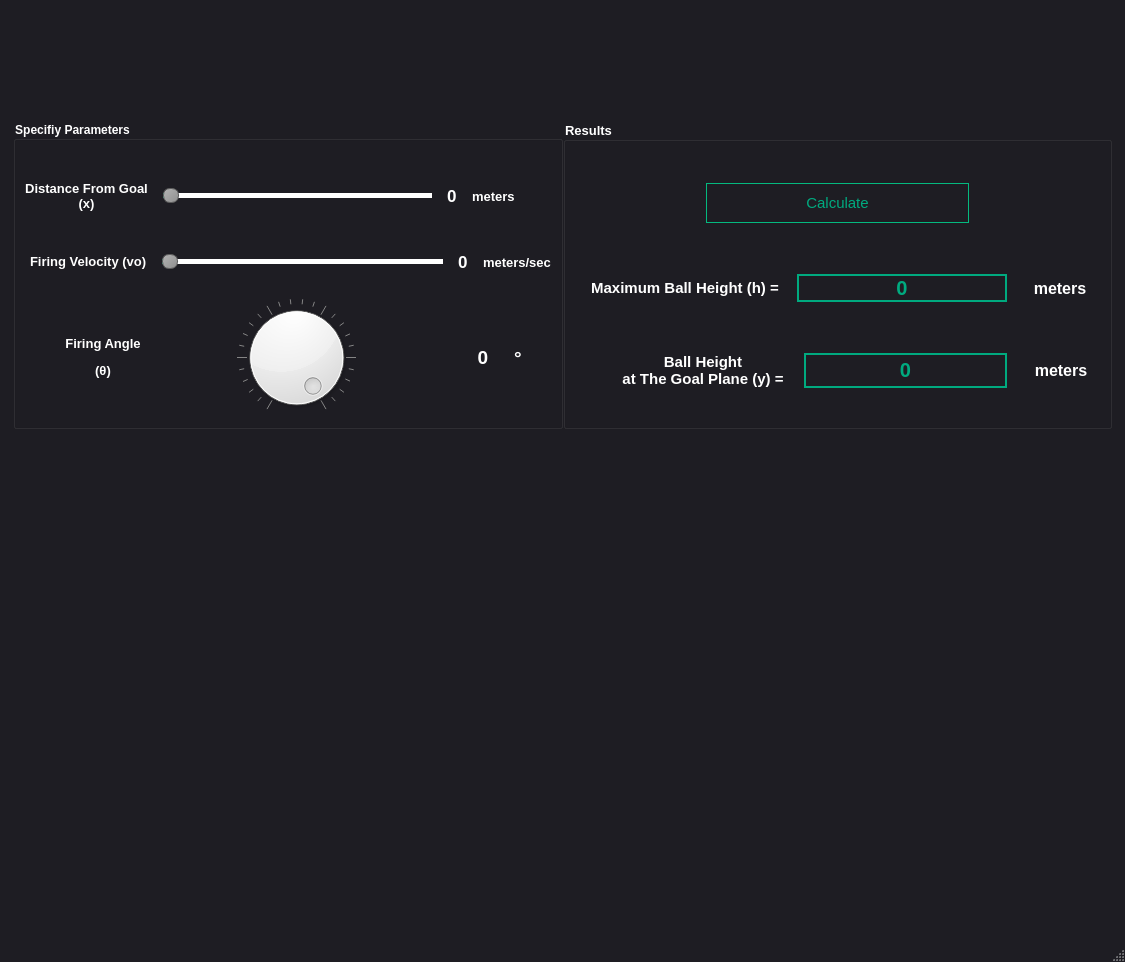
<?xml version="1.0" encoding="UTF-8"?>
<ui version="4.0">
 <class>MainWindow</class>
 <widget class="QMainWindow" name="MainWindow">
  <property name="geometry">
   <rect>
    <x>0</x>
    <y>0</y>
    <width>1125</width>
    <height>962</height>
   </rect>
  </property>
  <property name="windowTitle">
   <string>Projectile Simulator</string>
  </property>
  <property name="windowIcon">
   <iconset>
    <normaloff>Icons/football2.png</normaloff>Icons/football2.png</iconset>
  </property>
  <property name="styleSheet">
   <string notr="true">/*
Material Dark Style Sheet for QT Applications
Author: Jaime A. Quiroga P.
Inspired on https://github.com/jxfwinter/qt-material-stylesheet
Company: GTRONICK
Last updated: 04/12/2018, 15:00.
Available at: https://github.com/GTRONICK/QSS/blob/master/MaterialDark.qss
*/
QMainWindow {
	background-color:#1e1d23;
}
QDialog {
	background-color:#1e1d23;
}
QColorDialog {
	background-color:#1e1d23;
}
QTextEdit {
	background-color:#1e1d23;
	color: #a9b7c6;
}
QPlainTextEdit {
	selection-background-color:#007b50;
	background-color:#1e1d23;
	border-style: solid;
	border-top-color: transparent;
	border-right-color: transparent;
	border-left-color: transparent;
	border-bottom-color: transparent;
	border-width: 1px;
	color: #a9b7c6;
}
QPushButton{
	border-style: solid;
	border-top-color:#04b97f;
	border-right-color: #04b97f;
	border-left-color:#04b97f;
	border-bottom-color: #04b97f;
	border-width: 1px;
	border-style: solid;
	color: #a9b7c6;
	padding: 2px;
	background-color: #1e1d23;
}
QPushButton::default{
	border-style: inset;
	border-top-color: #04b97f;
	border-right-color: #04b97f;
	border-left-color: #04b97f;
	border-bottom-color: #04b97f;
	border-width: 1px;
	color: #a9b7c6;
	padding: 2px;
	background-color: #1e1d23;
}
QToolButton {
	border-style: solid;
	border-top-color: transparent;
	border-right-color: transparent;
	border-left-color: transparent;
	border-bottom-color: #04b97f;
	border-bottom-width: 1px;
	border-style: solid;
	color: #a9b7c6;
	padding: 2px;
	background-color: #1e1d23;
}
QToolButton:hover{
	border-style: solid;
	border-top-color: transparent;
	border-right-color: transparent;
	border-left-color: transparent;
	border-bottom-color: #37efba;
	border-bottom-width: 2px;
	border-style: solid;
	color: #FFFFFF;
	padding-bottom: 1px;
	background-color: #1e1d23;
}
QPushButton:hover{
	border-style: solid;
	border-top-color: #37efba;
	border-right-color: #37efba;
	border-left-color: #37efba;
	border-bottom-color: #37efba;
	border-bottom-width: 1px;
	border-style: solid;
	color: #FFFFFF;
	padding-bottom: 2px;
	background-color: #1e1d23;
}
QPushButton:pressed{
	border-style: solid;
	border-top-color: transparent;
	border-right-color: transparent;
	border-left-color: transparent;
	border-bottom-color: #37efba;
	border-bottom-width: 2px;
	border-style: solid;
	color: #37efba;
	padding-bottom: 1px;
	background-color: #1e1d23;
}
QPushButton:disabled{
	border-style: solid;
	border-top-color: transparent;
	border-right-color: transparent;
	border-left-color: transparent;
	border-bottom-color: #808086;
	border-bottom-width: 2px;
	border-style: solid;
	color: #808086;
	padding-bottom: 1px;
	background-color: #1e1d23;
}
QLineEdit {
	border-width: 1px; border-radius: 4px;
	border-color: rgb(58, 58, 58);
	border-style: inset;
	padding: 0 8px;
	color: #a9b7c6;
	background:#1e1d23;
	selection-background-color:#007b50;
	selection-color: #FFFFFF;
}
QLabel {
	color: #a9b7c6;
}
QLCDNumber {
	color: #37e6b4;
}
QProgressBar {
	text-align: center;
	color: rgb(240, 240, 240);
	border-width: 1px; 
	border-radius: 10px;
	border-color: rgb(58, 58, 58);
	border-style: inset;
	background-color:#1e1d23;
}
QProgressBar::chunk {
	background-color: #04b97f;
	border-radius: 5px;
}
QMenuBar {
	background-color: #1e1d23;
}
QMenuBar::item {
	color: #a9b7c6;
  	spacing: 3px;
  	padding: 1px 4px;
  	background: #1e1d23;
}

QMenuBar::item:selected {
  	background:#1e1d23;
	color: #FFFFFF;
}
QMenu::item:selected {
	border-style: solid;
	border-top-color: transparent;
	border-right-color: transparent;
	border-left-color: #04b97f;
	border-bottom-color: transparent;
	border-left-width: 2px;
	color: #FFFFFF;
	padding-left:15px;
	padding-top:4px;
	padding-bottom:4px;
	padding-right:7px;
	background-color: #1e1d23;
}
QMenu::item {
	border-style: solid;
	border-top-color: transparent;
	border-right-color: transparent;
	border-left-color: transparent;
	border-bottom-color: transparent;
	border-bottom-width: 1px;
	border-style: solid;
	color: #a9b7c6;
	padding-left:17px;
	padding-top:4px;
	padding-bottom:4px;
	padding-right:7px;
	background-color: #1e1d23;
}
QMenu{
	background-color:#1e1d23;
}
QTabWidget {
	color:rgb(0,0,0);
	background-color:#1e1d23;
}
QTabWidget::pane {
		border-color: rgb(77,77,77);
		background-color:#1e1d23;
		border-style: solid;
		border-width: 1px;
    	border-radius: 6px;
}
QTabBar::tab {
	border-style: solid;
	border-top-color: transparent;
	border-right-color: transparent;
	border-left-color: transparent;
	border-bottom-color: transparent;
	border-bottom-width: 1px;
	border-style: solid;
	color: #808086;
	padding: 3px;
	margin-left:3px;
	background-color: #1e1d23;
}
QTabBar::tab:selected, QTabBar::tab:last:selected, QTabBar::tab:hover {
  	border-style: solid;
	border-top-color: transparent;
	border-right-color: transparent;
	border-left-color: transparent;
	border-bottom-color: #04b97f;
	border-bottom-width: 2px;
	border-style: solid;
	color: #FFFFFF;
	padding-left: 3px;
	padding-bottom: 2px;
	margin-left:3px;
	background-color: #1e1d23;
}

QCheckBox {
	color: #a9b7c6;
	padding: 2px;
}
QCheckBox:disabled {
	color: #808086;
	padding: 2px;
}

QCheckBox:hover {
	border-radius:4px;
	border-style:solid;
	padding-left: 1px;
	padding-right: 1px;
	padding-bottom: 1px;
	padding-top: 1px;
	border-width:1px;
	border-color: rgb(87, 97, 106);
	background-color:#1e1d23;
}
QCheckBox::indicator:checked {

	height: 10px;
	width: 10px;
	border-style:solid;
	border-width: 1px;
	border-color: #04b97f;
	color: #a9b7c6;
	background-color: #04b97f;
}
QCheckBox::indicator:unchecked {

	height: 10px;
	width: 10px;
	border-style:solid;
	border-width: 1px;
	border-color: #04b97f;
	color: #a9b7c6;
	background-color: transparent;
}
QRadioButton {
	color: #a9b7c6;
	background-color: #1e1d23;
	padding: 1px;
}
QRadioButton::indicator:checked {
	height: 10px;
	width: 10px;
	border-style:solid;
	border-radius:5px;
	border-width: 1px;
	border-color: #04b97f;
	color: #a9b7c6;
	background-color: #04b97f;
}
QRadioButton::indicator:!checked {
	height: 10px;
	width: 10px;
	border-style:solid;
	border-radius:5px;
	border-width: 1px;
	border-color: #04b97f;
	color: #a9b7c6;
	background-color: transparent;
}
QStatusBar {
	color:#027f7f;
}
QSpinBox {
	color: #a9b7c6;	
	background-color: #1e1d23;
}
QDoubleSpinBox {
	color: #a9b7c6;	
	background-color: #1e1d23;
}
QTimeEdit {
	color: #a9b7c6;	
	background-color: #1e1d23;
}
QDateTimeEdit {
	color: #a9b7c6;	
	background-color: #1e1d23;
}
QDateEdit {
	color: #a9b7c6;	
	background-color: #1e1d23;
}
QComboBox {
	color: #a9b7c6;	
	background: #1e1d23;
}
QComboBox:editable {
	background: #1e1d23;
	color: #a9b7c6;
	selection-background-color: #1e1d23;
}
QComboBox QAbstractItemView {
	color: #a9b7c6;	
	background: #1e1d23;
	selection-color: #FFFFFF;
	selection-background-color: #1e1d23;
}
QComboBox:!editable:on, QComboBox::drop-down:editable:on {
	color: #a9b7c6;	
	background: #1e1d23;
}
QFontComboBox {
	color: #a9b7c6;	
	background-color: #1e1d23;
}
QToolBox {
	color: #a9b7c6;
	background-color: #1e1d23;
}
QToolBox::tab {
	color: #a9b7c6;
	background-color: #1e1d23;
}
QToolBox::tab:selected {
	color: #FFFFFF;
	background-color: #1e1d23;
}
QScrollArea {
	color: #FFFFFF;
	background-color: #1e1d23;
}
QSlider::groove:horizontal {
	height: 5px;
	background: #04b97f;
}
QSlider::groove:vertical {
	width: 5px;
	background: #04b97f;
}
QSlider::handle:horizontal {
	background: qlineargradient(x1:0, y1:0, x2:1, y2:1, stop:0 #b4b4b4, stop:1 #8f8f8f);
	border: 1px solid #5c5c5c;
	width: 14px;
	margin: -5px 0;
	border-radius: 7px;
}
QSlider::handle:vertical {
	background: qlineargradient(x1:1, y1:1, x2:0, y2:0, stop:0 #b4b4b4, stop:1 #8f8f8f);
	border: 1px solid #5c5c5c;
	height: 14px;
	margin: 0 -5px;
	border-radius: 7px;
}
QSlider::add-page:horizontal {
    background: white;
}
QSlider::add-page:vertical {
    background: white;
}
QSlider::sub-page:horizontal {
    background: #04b97f;
}
QSlider::sub-page:vertical {
    background: #04b97f;
}</string>
  </property>
  <widget class="QWidget" name="centralwidget">
   <layout class="QGridLayout" name="gridLayout_3" rowstretch="1,1,5">
    <property name="leftMargin">
     <number>13</number>
    </property>
    <property name="topMargin">
     <number>13</number>
    </property>
    <property name="rightMargin">
     <number>13</number>
    </property>
    <property name="verticalSpacing">
     <number>10</number>
    </property>
    <item row="0" column="0">
     <widget class="QLabel" name="label_projectile">
      <property name="text">
       <string/>
      </property>
      <property name="pixmap">
       <pixmap>Icons/projectile3.jpg</pixmap>
      </property>
      <property name="scaledContents">
       <bool>true</bool>
      </property>
     </widget>
    </item>
    <item row="1" column="0">
     <layout class="QHBoxLayout" name="horizontalLayout_7">
      <item>
       <widget class="QGroupBox" name="groupBox">
        <property name="font">
         <font>
          <pointsize>9</pointsize>
          <weight>75</weight>
          <bold>true</bold>
         </font>
        </property>
        <property name="styleSheet">
         <string notr="true">color: rgb(255, 255, 255);</string>
        </property>
        <property name="title">
         <string>Specifiy Parameters</string>
        </property>
        <layout class="QGridLayout" name="gridLayout" rowstretch="1,1,2">
         <property name="topMargin">
          <number>25</number>
         </property>
         <item row="0" column="0">
          <layout class="QHBoxLayout" name="horizontalLayout">
           <property name="spacing">
            <number>15</number>
           </property>
           <property name="rightMargin">
            <number>36</number>
           </property>
           <item>
            <widget class="QLabel" name="label_distance_from_goal">
             <property name="font">
              <font>
               <pointsize>10</pointsize>
               <weight>75</weight>
               <bold>true</bold>
              </font>
             </property>
             <property name="text">
              <string>&lt;html&gt;&lt;head/&gt;&lt;body&gt;&lt;p align=&quot;center&quot;&gt;Distance From Goal&lt;br/&gt;(x)&lt;/p&gt;&lt;/body&gt;&lt;/html&gt;</string>
             </property>
            </widget>
           </item>
           <item>
            <widget class="QSlider" name="horizontalSlider_distance">
             <property name="styleSheet">
              <string notr="true">border-color: rgb(255, 170, 0);</string>
             </property>
             <property name="orientation">
              <enum>Qt::Horizontal</enum>
             </property>
            </widget>
           </item>
           <item>
            <widget class="QLabel" name="label_distance_value">
             <property name="font">
              <font>
               <pointsize>13</pointsize>
               <weight>75</weight>
               <bold>true</bold>
              </font>
             </property>
             <property name="text">
              <string>0</string>
             </property>
            </widget>
           </item>
           <item>
            <widget class="QLabel" name="label_distance_meter">
             <property name="font">
              <font>
               <pointsize>10</pointsize>
               <weight>75</weight>
               <bold>true</bold>
              </font>
             </property>
             <property name="text">
              <string>meters</string>
             </property>
            </widget>
           </item>
          </layout>
         </item>
         <item row="2" column="0">
          <layout class="QHBoxLayout" name="horizontalLayout_3" stretch="0,5,1,0">
           <property name="spacing">
            <number>0</number>
           </property>
           <property name="leftMargin">
            <number>40</number>
           </property>
           <property name="rightMargin">
            <number>29</number>
           </property>
           <item>
            <widget class="QLabel" name="label_angle">
             <property name="font">
              <font>
               <pointsize>10</pointsize>
               <weight>75</weight>
               <bold>true</bold>
              </font>
             </property>
             <property name="text">
              <string>&lt;!DOCTYPE HTML PUBLIC &quot;-//W3C//DTD HTML 4.0//EN&quot; &quot;http://www.w3.org/TR/REC-html40/strict.dtd&quot;&gt;
&lt;html&gt;&lt;head&gt;&lt;meta name=&quot;qrichtext&quot; content=&quot;1&quot; /&gt;&lt;style type=&quot;text/css&quot;&gt;
p, li { white-space: pre-wrap; }
&lt;/style&gt;&lt;/head&gt;&lt;body style=&quot; font-family:'MS Shell Dlg 2'; font-size:10pt; font-weight:600; font-style:normal;&quot;&gt;
&lt;p align=&quot;center&quot; style=&quot; margin-top:12px; margin-bottom:12px; margin-left:0px; margin-right:0px; -qt-block-indent:0; text-indent:0px;&quot;&gt;Firing Angle&lt;/p&gt;
&lt;p align=&quot;center&quot; style=&quot; margin-top:12px; margin-bottom:12px; margin-left:0px; margin-right:0px; -qt-block-indent:0; text-indent:0px;&quot;&gt;(θ)&lt;/p&gt;&lt;/body&gt;&lt;/html&gt;</string>
             </property>
             <property name="alignment">
              <set>Qt::AlignCenter</set>
             </property>
            </widget>
           </item>
           <item>
            <widget class="QDial" name="dial_angle">
             <property name="invertedAppearance">
              <bool>true</bool>
             </property>
             <property name="invertedControls">
              <bool>true</bool>
             </property>
             <property name="wrapping">
              <bool>false</bool>
             </property>
             <property name="notchesVisible">
              <bool>true</bool>
             </property>
            </widget>
           </item>
           <item>
            <widget class="QLabel" name="label_angle_value">
             <property name="font">
              <font>
               <pointsize>14</pointsize>
               <weight>75</weight>
               <bold>true</bold>
              </font>
             </property>
             <property name="text">
              <string>0</string>
             </property>
             <property name="alignment">
              <set>Qt::AlignCenter</set>
             </property>
            </widget>
           </item>
           <item>
            <widget class="QLabel" name="label_degree">
             <property name="font">
              <font>
               <pointsize>14</pointsize>
               <weight>75</weight>
               <bold>true</bold>
              </font>
             </property>
             <property name="text">
              <string>°</string>
             </property>
            </widget>
           </item>
          </layout>
         </item>
         <item row="1" column="0">
          <layout class="QHBoxLayout" name="horizontalLayout_2">
           <property name="spacing">
            <number>15</number>
           </property>
           <property name="leftMargin">
            <number>5</number>
           </property>
           <item>
            <widget class="QLabel" name="label_firing_velocity">
             <property name="font">
              <font>
               <pointsize>10</pointsize>
               <weight>75</weight>
               <bold>true</bold>
              </font>
             </property>
             <property name="text">
              <string>&lt;html&gt;&lt;head/&gt;&lt;body&gt;&lt;p&gt;Firing Velocity (vo)&lt;/p&gt;&lt;/body&gt;&lt;/html&gt;</string>
             </property>
             <property name="alignment">
              <set>Qt::AlignLeading|Qt::AlignLeft|Qt::AlignVCenter</set>
             </property>
            </widget>
           </item>
           <item>
            <widget class="QSlider" name="horizontalSlider_velocity">
             <property name="orientation">
              <enum>Qt::Horizontal</enum>
             </property>
            </widget>
           </item>
           <item>
            <widget class="QLabel" name="label_velocity_value">
             <property name="font">
              <font>
               <pointsize>13</pointsize>
               <weight>75</weight>
               <bold>true</bold>
              </font>
             </property>
             <property name="text">
              <string>0</string>
             </property>
            </widget>
           </item>
           <item>
            <widget class="QLabel" name="label">
             <property name="font">
              <font>
               <pointsize>10</pointsize>
               <weight>75</weight>
               <bold>true</bold>
              </font>
             </property>
             <property name="text">
              <string>meters/sec</string>
             </property>
            </widget>
           </item>
          </layout>
         </item>
        </layout>
       </widget>
      </item>
      <item>
       <widget class="QGroupBox" name="groupBox_2">
        <property name="font">
         <font>
          <pointsize>10</pointsize>
          <weight>75</weight>
          <bold>true</bold>
         </font>
        </property>
        <property name="styleSheet">
         <string notr="true">color: rgb(255, 255, 255);</string>
        </property>
        <property name="title">
         <string>Results</string>
        </property>
        <layout class="QGridLayout" name="gridLayout_2" rowstretch="1,2,2">
         <property name="topMargin">
          <number>41</number>
         </property>
         <property name="bottomMargin">
          <number>38</number>
         </property>
         <property name="verticalSpacing">
          <number>51</number>
         </property>
         <item row="0" column="0">
          <layout class="QHBoxLayout" name="horizontalLayout_6" stretch="1,2,1">
           <item>
            <spacer name="horizontalSpacer">
             <property name="orientation">
              <enum>Qt::Horizontal</enum>
             </property>
             <property name="sizeHint" stdset="0">
              <size>
               <width>40</width>
               <height>20</height>
              </size>
             </property>
            </spacer>
           </item>
           <item>
            <widget class="QPushButton" name="pushButton_calculate">
             <property name="minimumSize">
              <size>
               <width>0</width>
               <height>40</height>
              </size>
             </property>
             <property name="font">
              <font>
               <family>MS Shell Dlg 2</family>
               <pointsize>11</pointsize>
               <weight>9</weight>
               <italic>false</italic>
               <bold>false</bold>
              </font>
             </property>
             <property name="styleSheet">
              <string notr="true">font: 75 11pt &quot;MS Shell Dlg 2&quot;;
color: rgb(0, 170, 127);
</string>
             </property>
             <property name="text">
              <string>Calculate</string>
             </property>
             <property name="flat">
              <bool>false</bool>
             </property>
            </widget>
           </item>
           <item>
            <spacer name="horizontalSpacer_2">
             <property name="orientation">
              <enum>Qt::Horizontal</enum>
             </property>
             <property name="sizeHint" stdset="0">
              <size>
               <width>40</width>
               <height>20</height>
              </size>
             </property>
            </spacer>
           </item>
          </layout>
         </item>
         <item row="1" column="0">
          <layout class="QHBoxLayout" name="horizontalLayout_4" stretch="1,3,1">
           <property name="spacing">
            <number>18</number>
           </property>
           <property name="leftMargin">
            <number>16</number>
           </property>
           <property name="rightMargin">
            <number>5</number>
           </property>
           <item>
            <widget class="QLabel" name="label_maximum_height">
             <property name="font">
              <font>
               <pointsize>11</pointsize>
               <weight>75</weight>
               <bold>true</bold>
              </font>
             </property>
             <property name="text">
              <string>&lt;html&gt;&lt;head/&gt;&lt;body&gt;&lt;p align=&quot;center&quot;&gt;Maximum Ball Height (h) =&lt;/p&gt;&lt;/body&gt;&lt;/html&gt;</string>
             </property>
             <property name="alignment">
              <set>Qt::AlignLeading|Qt::AlignLeft|Qt::AlignVCenter</set>
             </property>
            </widget>
           </item>
           <item>
            <widget class="QLabel" name="label_maximum_height_value">
             <property name="font">
              <font>
               <pointsize>15</pointsize>
               <weight>75</weight>
               <bold>true</bold>
              </font>
             </property>
             <property name="styleSheet">
              <string notr="true">color: rgb(0, 170, 127);</string>
             </property>
             <property name="frameShape">
              <enum>QFrame::Box</enum>
             </property>
             <property name="lineWidth">
              <number>2</number>
             </property>
             <property name="text">
              <string>&lt;html&gt;&lt;head/&gt;&lt;body&gt;&lt;p&gt;&lt;span style=&quot; color:#00aa7f;&quot;&gt;0&lt;/span&gt;&lt;/p&gt;&lt;/body&gt;&lt;/html&gt;</string>
             </property>
             <property name="alignment">
              <set>Qt::AlignCenter</set>
             </property>
            </widget>
           </item>
           <item>
            <widget class="QLabel" name="label_meters">
             <property name="font">
              <font>
               <pointsize>12</pointsize>
               <weight>75</weight>
               <bold>true</bold>
              </font>
             </property>
             <property name="text">
              <string>meters</string>
             </property>
             <property name="alignment">
              <set>Qt::AlignCenter</set>
             </property>
            </widget>
           </item>
          </layout>
         </item>
         <item row="2" column="0">
          <layout class="QHBoxLayout" name="horizontalLayout_5" stretch="1,3,1">
           <property name="spacing">
            <number>20</number>
           </property>
           <property name="leftMargin">
            <number>47</number>
           </property>
           <property name="rightMargin">
            <number>5</number>
           </property>
           <item>
            <widget class="QLabel" name="label_goal_ball_height">
             <property name="font">
              <font>
               <pointsize>11</pointsize>
               <weight>75</weight>
               <bold>true</bold>
              </font>
             </property>
             <property name="text">
              <string>&lt;html&gt;&lt;head/&gt;&lt;body&gt;&lt;p align=&quot;center&quot;&gt;Ball Height &lt;br/&gt;at The Goal Plane (y) =&lt;/p&gt;&lt;/body&gt;&lt;/html&gt;</string>
             </property>
             <property name="alignment">
              <set>Qt::AlignLeading|Qt::AlignLeft|Qt::AlignVCenter</set>
             </property>
            </widget>
           </item>
           <item>
            <widget class="QLabel" name="label_goal_ball_height_value">
             <property name="font">
              <font>
               <pointsize>15</pointsize>
               <weight>75</weight>
               <bold>true</bold>
              </font>
             </property>
             <property name="styleSheet">
              <string notr="true">color: rgb(0, 170, 127);</string>
             </property>
             <property name="frameShape">
              <enum>QFrame::Box</enum>
             </property>
             <property name="lineWidth">
              <number>2</number>
             </property>
             <property name="text">
              <string>&lt;html&gt;&lt;head/&gt;&lt;body&gt;&lt;p&gt;&lt;span style=&quot; color:#00aa7f;&quot;&gt;0&lt;/span&gt;&lt;/p&gt;&lt;/body&gt;&lt;/html&gt;</string>
             </property>
             <property name="alignment">
              <set>Qt::AlignCenter</set>
             </property>
            </widget>
           </item>
           <item>
            <widget class="QLabel" name="label_meters_2">
             <property name="font">
              <font>
               <pointsize>12</pointsize>
               <weight>75</weight>
               <bold>true</bold>
              </font>
             </property>
             <property name="text">
              <string>meters</string>
             </property>
             <property name="alignment">
              <set>Qt::AlignCenter</set>
             </property>
            </widget>
           </item>
          </layout>
         </item>
        </layout>
       </widget>
      </item>
     </layout>
    </item>
    <item row="2" column="0">
     <layout class="QGridLayout" name="gridLayout_draw">
      <item row="0" column="0">
       <widget class="QWidget" name="widget" native="true"/>
      </item>
     </layout>
    </item>
   </layout>
  </widget>
  <widget class="QMenuBar" name="menubar">
   <property name="geometry">
    <rect>
     <x>0</x>
     <y>0</y>
     <width>1125</width>
     <height>23</height>
    </rect>
   </property>
  </widget>
  <widget class="QStatusBar" name="statusbar"/>
 </widget>
 <resources/>
 <connections>
  <connection>
   <sender>horizontalSlider_distance</sender>
   <signal>valueChanged(int)</signal>
   <receiver>label_distance_value</receiver>
   <slot>setNum(int)</slot>
   <hints>
    <hint type="sourcelabel">
     <x>493</x>
     <y>403</y>
    </hint>
    <hint type="destinationlabel">
     <x>522</x>
     <y>430</y>
    </hint>
   </hints>
  </connection>
  <connection>
   <sender>horizontalSlider_velocity</sender>
   <signal>valueChanged(int)</signal>
   <receiver>label_velocity_value</receiver>
   <slot>setNum(int)</slot>
   <hints>
    <hint type="sourcelabel">
     <x>493</x>
     <y>487</y>
    </hint>
    <hint type="destinationlabel">
     <x>522</x>
     <y>513</y>
    </hint>
   </hints>
  </connection>
  <connection>
   <sender>dial_angle</sender>
   <signal>valueChanged(int)</signal>
   <receiver>label_angle_value</receiver>
   <slot>setNum(int)</slot>
   <hints>
    <hint type="sourcelabel">
     <x>429</x>
     <y>673</y>
    </hint>
    <hint type="destinationlabel">
     <x>482</x>
     <y>673</y>
    </hint>
   </hints>
  </connection>
 </connections>
</ui>
